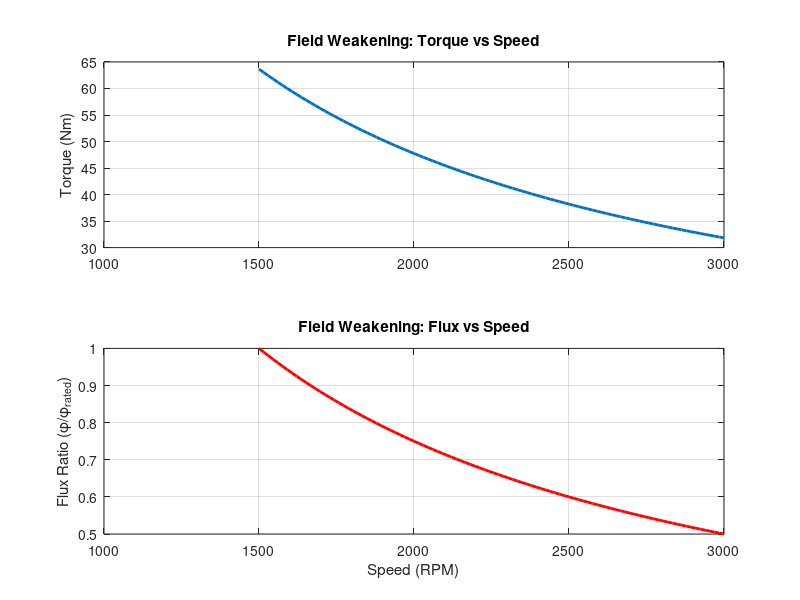

Write the MATLAB code that produced this figure.
% Motor Field Weakening Analysis Program
% Simulates the decrease in torque and flux as speed exceeds base speed.

% 1. Constants
rated_power = 10000;       % Rated Power in Watts (W)
base_speed = 1500;         % Base Speed in RPM
max_speed = 3000;          % Maximum Speed in RPM

% 2. Define speed range for Field Weakening (above base speed)
speed = linspace(base_speed, max_speed, 100);

% 3. Calculate characteristics in the Field Weakening Region
% Power is assumed constant at the rated value
power = ones(size(speed)) * rated_power;

% Torque decreases inversely with speed (T = P / w)
torque = rated_power ./ (2 * pi * speed / 60);

% Flux ratio (phi_new / phi_rated) must decrease to maintain voltage limits
% phi_ratio = base_speed / speed
flux_ratio = base_speed ./ speed; 

% 4. Plotting the results
figure;
subplot(2,1,1);
plot(speed, torque, 'LineWidth', 2);
ylabel('Torque (Nm)');
title('Field Weakening: Torque vs Speed');
grid on;

subplot(2,1,2);
plot(speed, flux_ratio, 'LineWidth', 2, 'Color', 'r');
ylabel('Flux Ratio (\phi/\phi_{rated})');
xlabel('Speed (RPM)');
title('Field Weakening: Flux vs Speed');
grid on;
